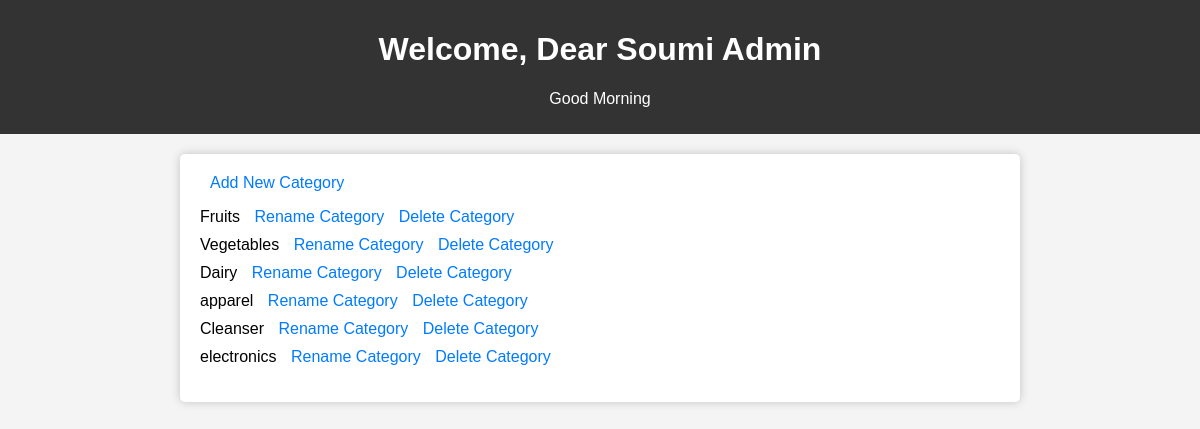
Before: /admin_dashboard with the older database file.
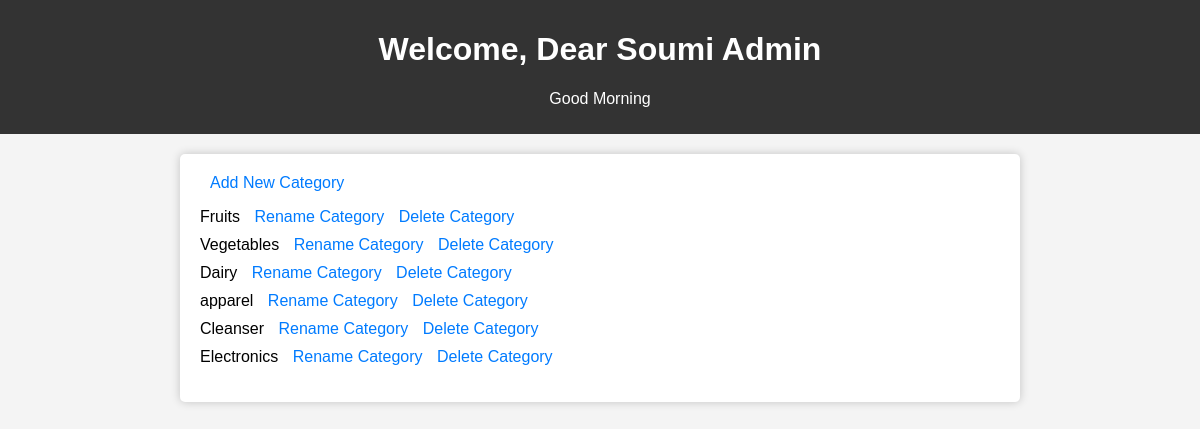
After: the same page with the newer database file.
### main.py (models this page shows)
class Section(db.Model):
        id = db.Column(db.Integer, primary_key = True, autoincrement=True)
        name = db.Column(db.String(200), nullable = False)
        products = relationship('Product', backref='section', lazy=True , order_by='desc(Product.id)')

### main.py (the view)
@app.route('/admin_dashboard')
def admin_dashboard():
    section=Section.query.all()
    return render_template('admin_dashboard.html',blahblah=section)

### templates/admin_dashboard.html (shortened to what this page needs)
<!DOCTYPE html>
<html lang="en">
<head>
</head>
<body>
    <header>
        <h1>Welcome, Dear Soumi Admin</h1>
        <p>Good Morning</p>
    </header>
    <div class="container">
        <a href="/add_category">Add New Category</a>
        <ul>
            {% for blah in blahblah %}
                <li>
                    {{ blah.name }}
                    <a href="/rename_category/{{ blah['id'] }}">Rename Category</a>
                    <a href="/delete_category/{{ blah['id'] }}">Delete Category</a>
                </li>
            {% endfor %}
        </ul>
    </div>
</body>
</html>

### templates/admin_dashboard.html (style rules this page uses)
body { font-family: Arial, sans-serif; margin: 0; padding: 0; background-color: #f4f4f4; }
header { background-color: #333; color: #fff; text-align: center; padding: 10px; }
.container { max-width: 800px; margin: 20px auto; padding: 20px; background-color: #fff; border-radius: 5px; box-shadow: 0 0 10px rgba(0, 0, 0, 0.2); }
ul { list-style: none; padding: 0; }
li { margin: 10px 0; }
a { text-decoration: none; color: #007BFF; margin-left: 10px; }

Changed rows visible on the page:
changed Section: name "electronics" → "Electronics"
